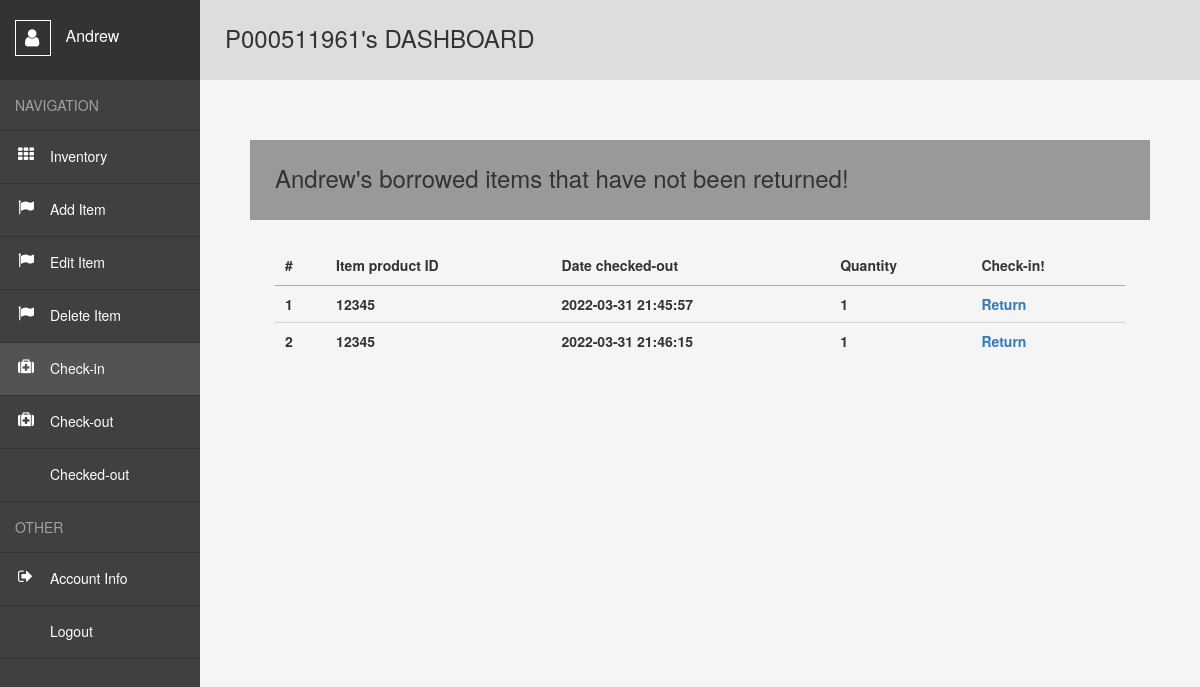
The app's page /user/Check-in (signed in), older data.
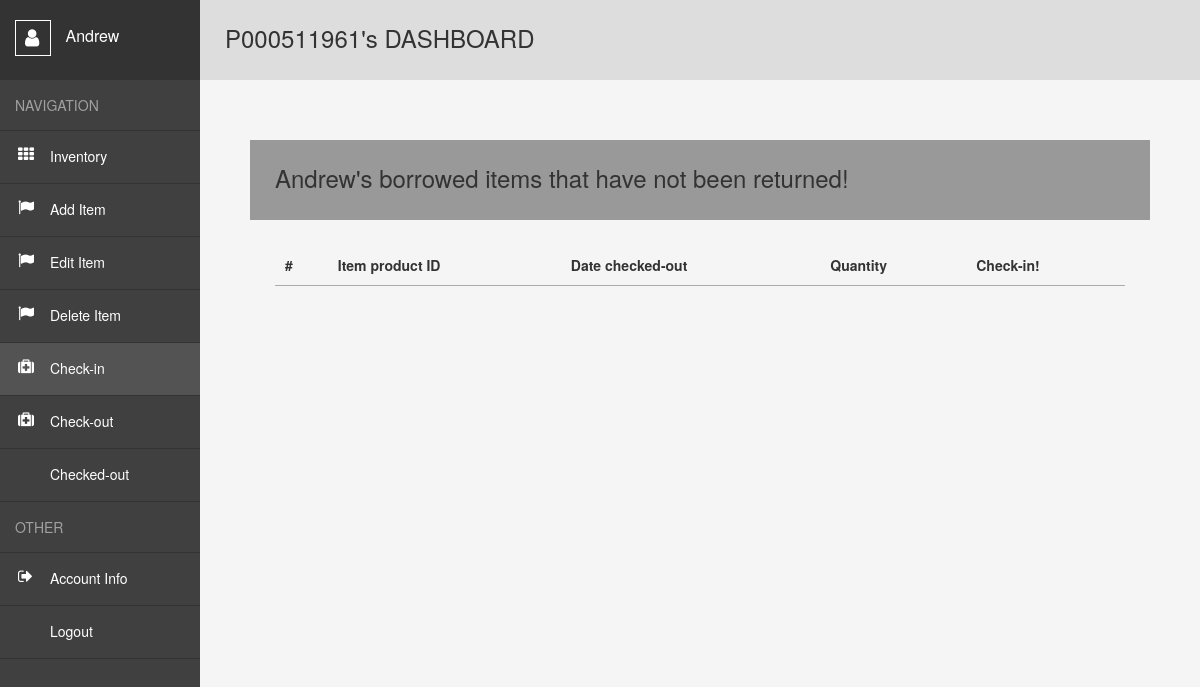
The same page, newer data.
### website/models.py (models this page shows)
class Borroweditem(db.Model):
    id = db.Column(db.Integer, primary_key=True)
    product_id= db.Column(db.Integer)
    quantity = db.Column(db.Integer)
    date_borrowed = db.Column(db.DateTime(timezone=True), default=func.now())
    borrower = db.Column(db.Integer, db.ForeignKey('user.s_id', ondelete="CASCADE"),nullable=False) ##foreign key relationship

### website/views.py (the view)
@views.route("/user/Check-in")
@login_required
def Check_in():
    if session.get("SCHOOL_ID", None) is not None and session.get("FNAME",None) is not None and session.get("LNAME",None) is not None and session.get("DATE",None) is not None and session.get("SF",None) is not None and session.get("id",None) is not None:
        itemsborrowed = Borroweditem.query.filter_by(borrower=session['id']).all()
        return render_template("Check-in.html",user = current_user ,data=itemsborrowed)
    else:
        flash("You do not have access to this page! Pls, Log in!", category="error")
        return redirect(url_for('views.home'))

### website/templates/Check-in.html (shortened to what this page needs)
<!DOCTYPE html>
<html lang="en">
<head>
    <link rel= "stylesheet" type= "text/css" href= "{{ url_for('static',filename='styles3.css') }}">
    <link rel="stylesheet" href="https://maxcdn.bootstrapcdn.com/bootstrap/3.3.6/css/bootstrap.min.css" />
    <link href='https://cdn.datatables.net/1.10.24/css/jquery.dataTables.min.css' rel='stylesheet' type='text/css'>
</head>
<body>
    {% if session['SCHOOL_ID'] and session['FNAME'] and session ['id'] and user.is_authenticated %}
    <div class="wrapper">
        <nav>
          <header>
            <span></span>
              {{session['FNAME']}}
          </header>
          <ul>
            <li><span>Navigation</span></li>
            <li><a style="text-decoration:none" href="{{url_for('views.user')}}">Inventory</a></li>
            <li><a style="text-decoration:none" href="{{url_for('views.user')}}">Add Item</a></li>
            <li><a style="text-decoration:none" href="{{url_for('views.user')}}">Edit Item</a></li>
            <li><a style="text-decoration:none" href="{{url_for('views.user')}}">Delete Item</a></li>
            <li><a class="active" style="text-decoration:none" href="{{url_for('views.Check_in')}}">Check-in</a></li>
            <li><a style="text-decoration:none" href="{{url_for('views.Check_out')}}">Check-out</a></li>
            <li><a style="text-decoration:none" href="{{url_for('views.Checked')}}">Checked-out</a></li>
            <li><span>Other</span></li>
            <li><a style="text-decoration:none" href="{{url_for('views.account_info')}}">Account Info</a></li>
            <li><a style="text-decoration:none" href="{{url_for('auth.logout')}}">Logout</a></li>
          </ul>
        </nav>
        <main>
          <h1>P{{session['SCHOOL_ID']}}'s DASHBOARD</h1>
          <div class="container-fluid">
            <div class="row" style="padding:50px;">
                <p><h2>{{session['FNAME']}}'s borrowed items that have not been returned!</h1></p>
                <div >
                    <table id='empTable' class='display dataTable' width='100%'>
                        <thead>
                        <tr>
                            <th>#</th>
                            <th>Item product ID</th>
                            <th>Date checked-out</th>
                            <th>Quantity</th>
                            <th>Check-in!</th>
                        </tr>
                        </thead>
                        {% for row in data %}
                          <tr>
                              <th>{{row.id}}</th>
                              <th>{{row.product_id}}</th>
                              <th>{{row.date_borrowed}}</th>
                              <th>{{row.quantity}}</th>
                              <th><a style="text-decoration:none" href="/user/Check-in-confirmed/{{row.id}}">Return</a></th>
                          </tr>
                        {% endfor %}
                    </table>
                </div>
           </div>
        </div>
        </main>
      </div>
      {% endif %}

Row changes from the older to the newer data that the page shows:
no longer on this page (row edited): Borroweditem: id "1", product_id "12345", date_borrowed "2022-03-31 21:45:57", quantity "1"
removed Borroweditem: id "2", product_id "12345", date_borrowed "2022-03-31 21:46:15", quantity "1"
